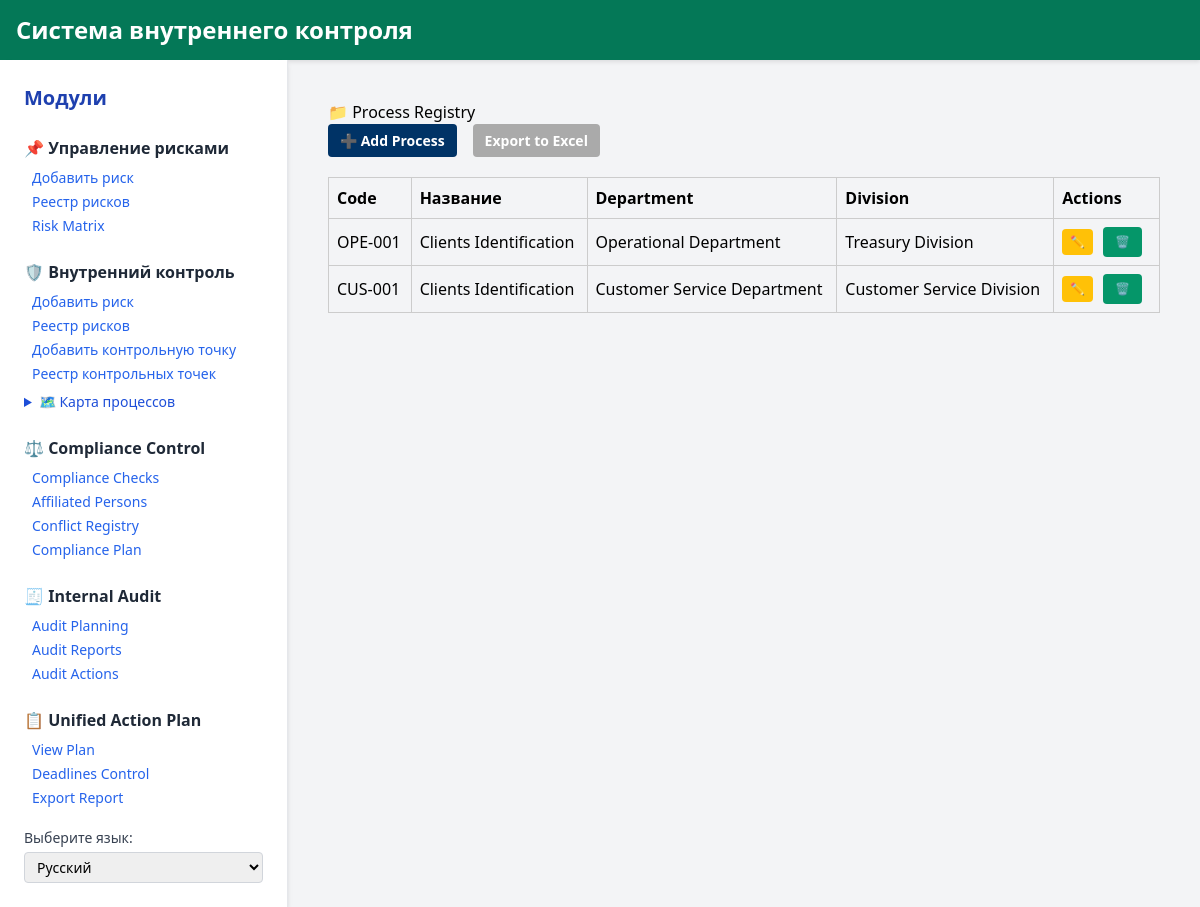
Page /ru/control/processes/ on the earlier database version.
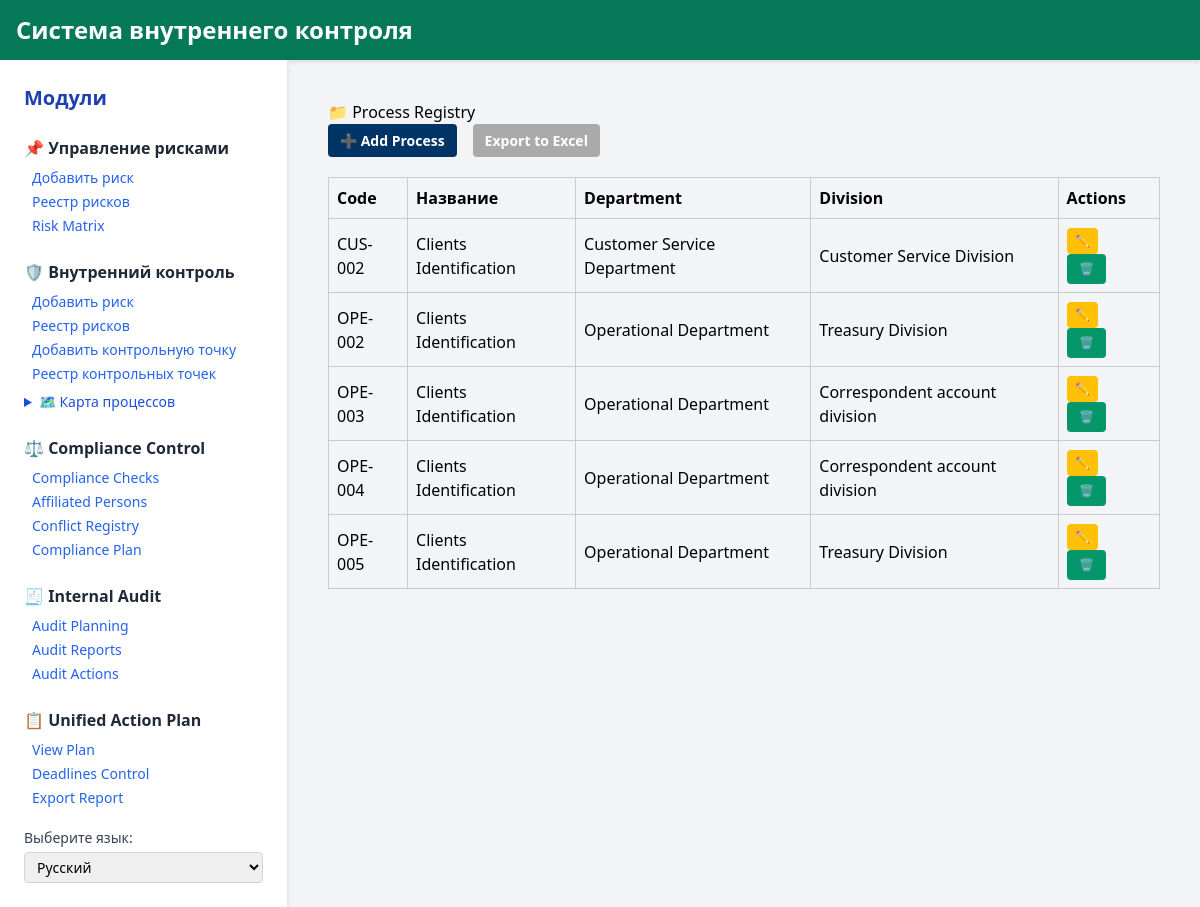
Same page on the later database version.
### control_app/models.py (models this page shows, shortened)
class ProcessDiagram(models.Model):
    name = models.CharField(max_length=255)
    department = models.ForeignKey(Department, on_delete=models.CASCADE)
    division = models.ForeignKey(Division, on_delete=models.CASCADE)
    bpmn_xml = models.TextField()
    created_at = models.DateTimeField(auto_now_add=True)
    created_by = models.ForeignKey('auth.User', on_delete=models.SET_NULL, null=True, blank=True)
    code = models.CharField(max_length=50, unique=True, editable=False, blank=True)

class Department(models.Model):
    name = models.CharField(_("Department"), max_length=200, unique=True)

class Division(models.Model):
    department = models.ForeignKey(Department, on_delete=models.CASCADE, related_name='divisions')
    name = models.CharField(_("Division"), max_length=200)

### control_app/views.py (the view)
# urls.py: path('processes/', views.process_list, name='process_list'),
def process_list(request):
    processes = ProcessDiagram.objects.select_related('department', 'division').all()
    return render(request, 'control_app/process_list.html', {
        'processes': processes,
    })

### control_app/templates/control_app/process_list.html (shortened to what this page needs)
{% extends 'main_app/home.html' %}
{% load i18n static %}
{% block content %}
<h2 class="module-title">📁 {% trans "Process Registry" %}</h2>
<div class="top-buttons">
    <a href="{% url 'control:editor_bpmn' %}" class="btn btn-primary">➕ {% trans "Add Process" %}</a>
    <a href="{% url 'control:export_processes_excel' %}" class="btn btn-secondary">{% trans "Export to Excel" %}</a>
</div>
<table>
    <thead>
        <tr>
            <th>{% trans "Code" %}</th>
            <th>{% trans "Name" %}</th>
            <th>{% trans "Department" %}</th>
            <th>{% trans "Division" %}</th>
            <th>{% trans "Actions" %}</th>
        </tr>
    </thead>
    <tbody>
        {% for process in processes %}
        <tr>
            <td>{{ process.code }}</td>
            <td>{{ process.name }}</td>
            <td>{{ process.department.name }}</td>
            <td>{{ process.division.name }}</td>
            <td>
                <a href="{% url 'control:edit_diagram' process.id %}" class="btn btn-sm btn-warning">✏️</a>
        <form method="post" action="{% url 'control:delete_diagram' process.id %}" style="display:inline;">
          <button type="submit" class="btn btn-sm btn-danger" onclick="return confirm('{% trans "Are you sure you want to delete this process?" %}');">🗑️</button>
        </form>
      </td>
    </tr>
    {% empty %}
    <tr><td colspan="5">{% trans "No processes found." %}</td></tr>
    {% endfor %}
  </tbody>
</table>
{% endblock %}

### main_app/templates/main_app/home.html (shortened to what this page needs)
{% load i18n static %}
<!DOCTYPE html>
<html lang="{{ LANGUAGE_CODE }}">
<head>
    <link rel="stylesheet" href="{% static 'css/style.css' %}">
    <link href="https://cdn.jsdelivr.net/npm/tailwindcss@2.2.19/dist/tailwind.min.css" rel="stylesheet">
</head>
<body class="{% block body_class %}green{% endblock %} bg-gray-100 min-h-screen">
{% if request.path != '/' and request.path != '/en/' and request.path != '/ru/' %}
    <header class="text-white p-4">
        <h1 class="text-xl font-bold">{% trans "Internal Control System" %}</h1>
    </header>
{% endif %}
<div class="flex">
     {% if not hide_sidebar %}
    <aside class="w-72 bg-white border-r border-gray-200 p-6 shadow-md">
        <h2 class="text-xl font-bold mb-6 text-blue-800">{% trans "Modules" %}</h2>
        <div class="mb-6">
            <h3 class="font-semibold text-gray-800 mb-2">📌 {% trans "Risk Management" %}</h3>
            <ul class="space-y-1 ml-2 text-blue-600 text-sm">
                <li><a href="{% url 'risk_app:risk_create' %}" class="hover:underline">{% trans "Add Risk" %}</a></li>
                <li><a href="{% url 'risk_app:risk_list' %}" class="hover:underline">{% trans "Risk Register" %}</a></li>
                <li><a href="{% url 'risk_app:risk_matrix' %}" class="hover:underline">{% trans "Risk Matrix" %}</a></li>
            </ul>
        </div>
<div class="mb-6">
    <h3 class="font-semibold text-gray-800 mb-2">🛡 {% trans "Internal Control" %}</h3>
    <ul class="space-y-1 ml-2 text-blue-600 text-sm">
        <li>
            <a href="{% url 'control:control_risk_create' %}" class="hover:underline">
                {% trans "Add Risk" %}
            </a>
        </li>
        <li>
            <a href="{% url 'control:control_risk_list' %}" class="hover:underline">
                {% trans "Risk Register" %}
            </a>
        </li>
        <li>
            <a href="{% url 'control:control_point_create' %}" class="hover:underline">
                {% trans "Add Control Point" %}
            </a>
        </li>
        <li>
            <a href="{% url 'control:control_point_list' %}" class="hover:underline">
                {% trans "Control Point Register" %}
            </a>
        </li>
    </ul>
    <details class="mt-2">
        <summary class="cursor-pointer text-sm text-blue-700 font-medium hover:underline">
            🗺 {% trans "Process Map" %}
        </summary>
    </details>
</div>
        <div class="mb-6">
            <h3 class="font-semibold text-gray-800 mb-2">⚖ {% trans "Compliance Control" %}</h3>
            <ul class="space-y-1 ml-2 text-blue-600 text-sm">
                <li><a href="#">{% trans "Compliance Checks" %}</a></li>
                <li><a href="#">{% trans "Affiliated Persons" %}</a></li>
                <li><a href="#">{% trans "Conflict Registry" %}</a></li>
                <li><a href="#">{% trans "Compliance Plan" %}</a></li>
            </ul>
        </div>
        <div class="mb-6">
            <h3 class="font-semibold text-gray-800 mb-2">🧾 {% trans "Internal Audit" %}</h3>
            <ul class="space-y-1 ml-2 text-blue-600 text-sm">
                <li><a href="#">{% trans "Audit Planning" %}</a></li>
                <li><a href="#">{% trans "Audit Reports" %}</a></li>
                <li><a href="#">{% trans "Audit Actions" %}</a></li>
            </ul>
        </div>
        <div>
            <h3 class="font-semibold text-gray-800 mb-2">📋 {% trans "Unified Action Plan" %}</h3>
            <ul class="space-y-1 ml-2 text-blue-600 text-sm">
                <li><a href="#">{% trans "View Plan" %}</a></li>
                <li><a href="#">{% trans "Deadlines Control" %}</a></li>
                <li><a href="#">{% trans "Export Report" %}</a></li>
            </ul>
        </div>
        <form action="{% url 'set_language' %}" method="post" style="margin-top: 20px;">
            <label for="language-select" class="block text-sm font-medium text-gray-700 mb-1">
                {% trans "Select language" %}:
            </label>
            <select name="language" id="language-select" onchange="this.form.submit()"
                    class="form-select border border-gray-300 rounded px-2 py-1 text-sm">
                <option value="ru" {% if request.LANGUAGE_CODE == 'ru' %}selected{% endif %}>Русский</option>
            </select>
        </form>
    </aside>
{% endif %}
    <main class="flex-1 p-10">
        {% block content %}{% endblock %}
    </main>
</div>
</body>
</html>

### control_app/static/css/style.css (style rules this page uses)
body { font-family: Arial, sans-serif; margin: 20px; }
label { display: block; font-weight: bold; margin-bottom: 5px; }
select, input[type="text"] { width: 300px; padding: 5px; }
button { padding: 10px 20px; font-weight: bold; background-color: #007BFF; color: white; border: none; cursor: pointer; }
input, select, textarea { width: 100%; padding: 6px; border: 1px solid #ccc; border-radius: 4px; margin-bottom: 12px; font-size: 14px; }
label { font-weight: bold; display: block; margin-bottom: 4px; }
.btn { display: inline-block; padding: 8px 14px; border: none; border-radius: 4px; text-decoration: none; font-weight: bold; cursor: pointer; }
body { font-family: Arial, sans-serif; }
.btn-primary { background-color: #007BFF; color: white; padding: 6px 12px; border: none; border-radius: 4px; font-weight: bold; cursor: pointer; }
.btn-secondary { background-color: #6c757d; color: white; padding: 6px 12px; border: none; border-radius: 4px; font-weight: bold; cursor: pointer; }
.top-buttons { margin-bottom: 20px; display: flex; gap: 10px; }
table { border-collapse: collapse; width: 100%; margin-bottom: 20px; }
table, th, td { border: 1px solid #ccc; }
th, td { padding: 8px; text-align: left; }
body.green header { background-color: #047857; color: white; box-shadow: 0 2px 4px rgba(0, 0, 0, 0.1); }
body.green header h1 { color: white; font-size: 1.5rem; }
button[type="submit"], .btn-filter { background-color: #059669; color: white; border: none; padding: 6px 12px; border-radius: 4px; cursor: pointer; }
.btn { padding: 6px 12px; text-decoration: none; border-radius: 4px; font-size: 14px; margin-right: 6px; }
.btn-primary { background-color: #003366; color: white; }
.btn-secondary { background-color: #aaa; color: white; }
.btn-warning { background-color: #ffc107; color: black; }
.btn-danger { background-color: #dc3545; color: white; }
.btn-sm { font-size: 12px; padding: 4px 8px; }
.top-buttons { margin-bottom: 20px; }
.form-select, .form-control { padding: 5px; font-size: 14px; margin-right: 10px; }

Differences in the rows shown:
removed ProcessDiagram: code "OPE-001", name "Clients Identification", department.name "Operational Department", division.name "Treasury Division"
removed ProcessDiagram: code "CUS-001", name "Clients Identification", department.name "Customer Service Department", division.name "Customer Service Division"
added ProcessDiagram: code "CUS-002", name "Clients Identification", department.name "Customer Service Department", division.name "Customer Service Division"
added ProcessDiagram: code "OPE-002", name "Clients Identification", department.name "Operational Department", division.name "Treasury Division"
added ProcessDiagram: code "OPE-003", name "Clients Identification", department.name "Operational Department", division.name "Correspondent account division"
added ProcessDiagram: code "OPE-004", name "Clients Identification", department.name "Operational Department", division.name "Correspondent account division"
added ProcessDiagram: code "OPE-005", name "Clients Identification", department.name "Operational Department", division.name "Treasury Division"
